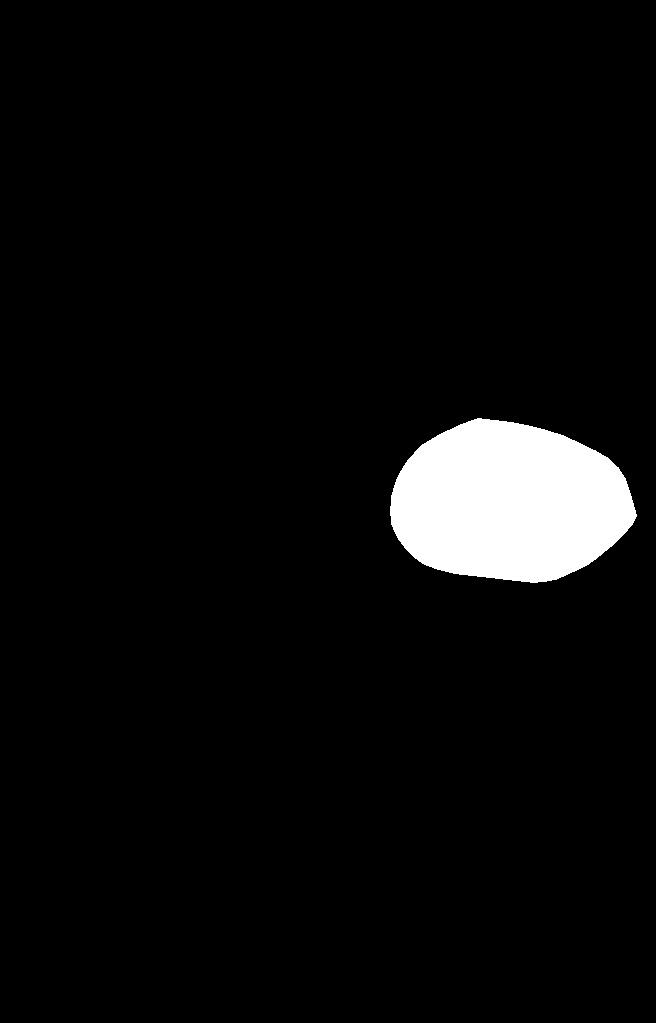
#> input picture nuclear_mask.tif, 656 x 1023 px
$ python cell_mask.py
#> lines starting #> are read from the running program, lines starting #| are printed output that depends on the picture; after the words box and inside, x2 and y2 are one past the last pixel; in counts of white or black regions, pixels touching at a corner belong together
import numpy as np
import matplotlib.pyplot as plt
from PIL import Image
from collections import OrderedDict
import cv2
import networkx as nx
import pickle

# Initialize an ordered dictionary to store edge information
edge_dict = OrderedDict()
keys = None
# Dictionary to map node IDs to their coordinates
node_to_coords = {}

# [21 lines left out: function find_boundary_points, not called in this run]

def weight_func(dist):
    return dist

def find_min_cost_path(start_angle, max_angle_jump=30, max_dist=20):
    print('finding path')
    angles = list(edge_dict.keys())
    n = len(angles)

    # Find the index of the specified start angle
    try:
        start_index = angles.index(start_angle)
    except ValueError:
        return []  # Start angle not found in the angle list

    # Construct the graph
    G = nx.DiGraph()
    print('constructing graph')
    for angle_idx, angle in enumerate(angles):
        print(f'node {angle}')
        for point_idx, (_, point) in enumerate(edge_dict[angle]):
            node_id = angle_idx * 100 + point_idx #if more than 100 potential boundary points on a ray, this must increase
            G.add_node(node_id)
            node_to_coords[node_id] = point

            # Create edges between points within the allowable distance and angle jump
            for next_angle_idx in range(angle_idx + 1, angle_idx + max_angle_jump):
                next_angle_idx %= n
                for next_point_idx, (_, next_point) in enumerate(edge_dict[angles[next_angle_idx]]):
                    distance = np.linalg.norm(np.array(point) - np.array(next_point))
                    if distance <= max_dist:
                        next_node_id = next_angle_idx * 100 + next_point_idx
                        G.add_edge(node_id, next_node_id, weight=weight_func(distance)) ##
    print('graph constructed')
    # Finding the shortest path from the starting node to the ending node
    # Assuming a wrap around from the last angle to the first angle
    start_node = start_index * 100  # Assuming start from the first point of the start angle
    end_index = (start_index - 1) % n
    end_nodes = [end_index * 100 + i for i in range(len(edge_dict[angles[end_index]]))]
    print('looking for paths')
    min_path_cost = float('inf')
    best_path = []
    for end_node in end_nodes:
        try:
            path_length = nx.dijkstra_path_length(G, start_node, end_node)
            if path_length < min_path_cost:
                min_path_cost = path_length
                best_path = nx.dijkstra_path(G, start_node, end_node)
        except nx.NetworkXNoPath:
            print('no path found')
            continue  # No path exists
    print('path found')

    # [21 lines of commented-out code are left out]
    return best_path

# [26 lines left out: functions find_edges_on_img, merge_ordered_dicts, not called in this run]

# Load mask images
mask_path = './nuclear_mask.tif'
mask2_path = './nuclear_mask2.tif'
mask_array = np.array(Image.open(mask_path), dtype=np.uint8)
#> mask_array is the input picture: shape (1023, 656); 4.6% white; 1 white region, box (x1, y1, x2, y2) and area: (390, 418, 637, 583) 30760
mask2_array = np.array(Image.open(mask2_path), dtype=np.uint8)
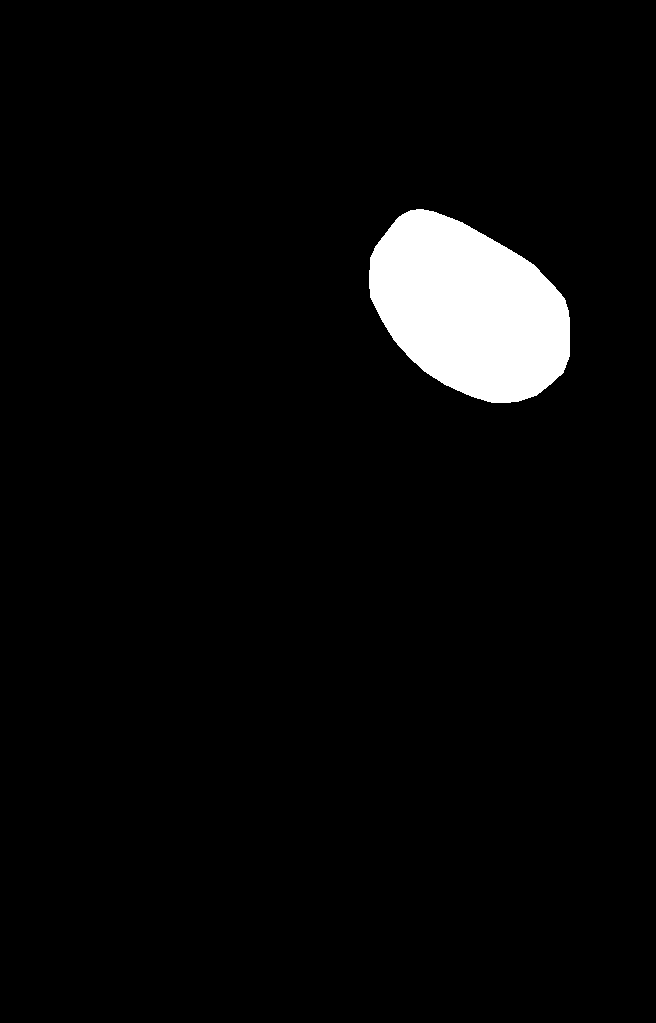
#> input picture nuclear_mask2.tif, 656 x 1023 px
#> mask2_array is the input picture: shape (1023, 656); 4.1% white; 1 white region, box (x1, y1, x2, y2) and area: (369, 209, 570, 403) 27489
center = (500, 500)
window_size = 8
distance = 170

# Combine masks using logical OR, convert to 32-bit signed integer
mask_array = np.logical_or(mask_array, mask2_array).astype(np.int32)
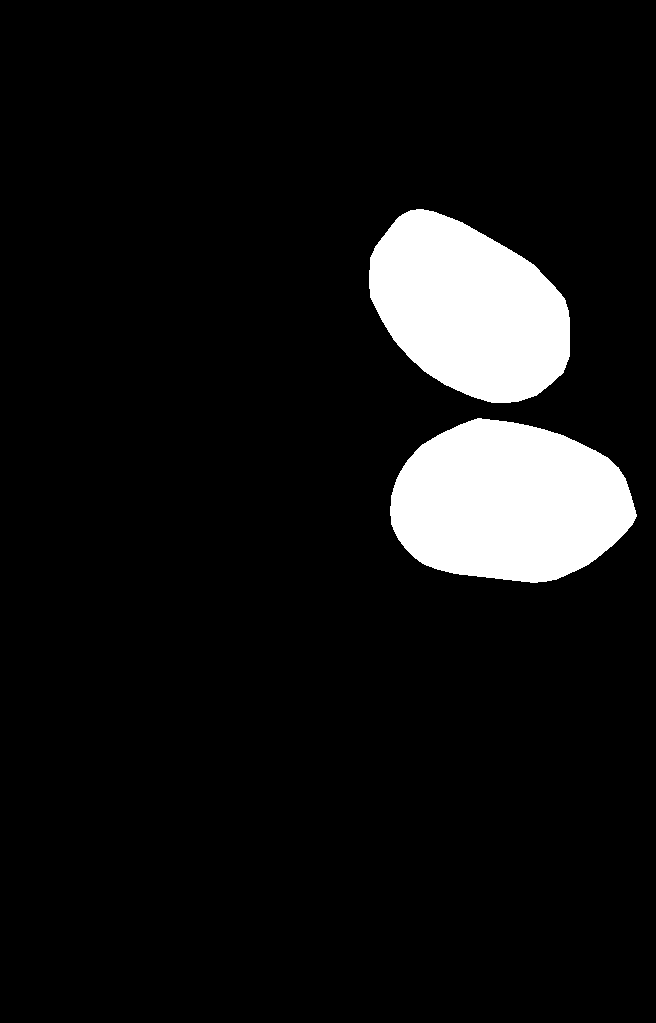
#> mask_array: shape (1023, 656) int32; values 0 (black) and 1 (white), 8.7% white; 2 white regions, box (x1, y1, x2, y2) and area: (390, 418, 637, 583) 30760, (369, 209, 570, 403) 27489

image_path = './test_img.tif'
image_array = np.array(Image.open(image_path))
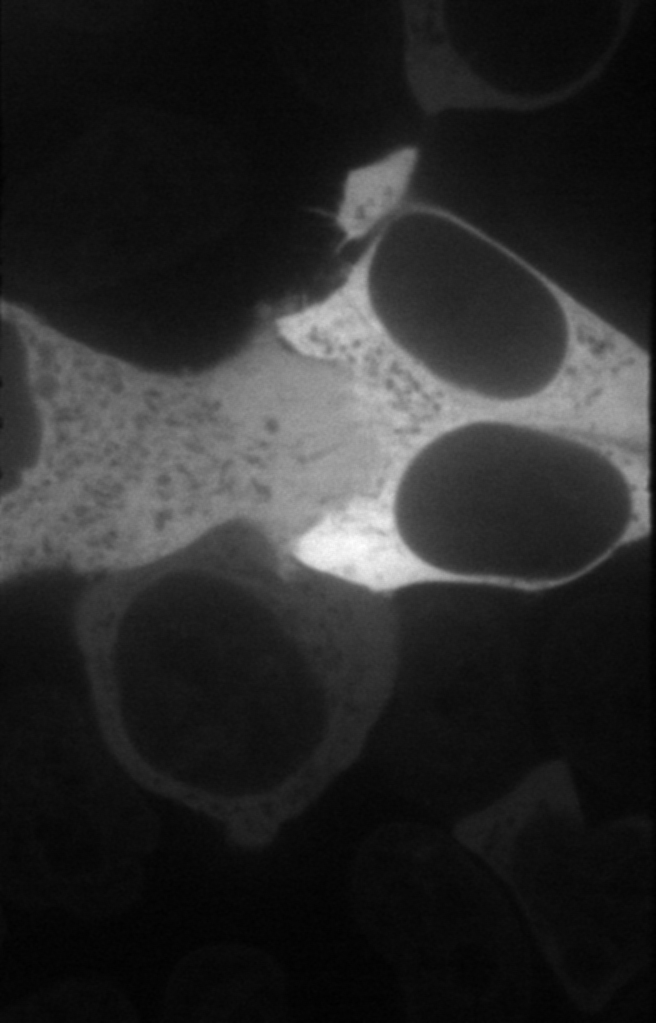
#> input picture test_img.tif, 656 x 1023 px
#> image_array is the input picture: shape (1023, 656) >u2; min 1560, max 26489, mean 5604.4


with open('edge_dict.pkl', 'rb') as file:
#> (reads edge_dict.pkl from the repository)
    edge_dict = pickle.load(file)

# edge_dict1 = find_edges_on_img(image_array,mask_array,center, 230)
# edge_dict2 = find_edges_on_img(image_array,mask_array, center, 170)
# edge_dict = merge_ordered_dicts(edge_dict1,edge_dict2)

keys = list(edge_dict.keys())
start_angle = 270.2502316960148
x_coords, y_coords = [], []
for key in keys:
    points = edge_dict[key]
    for idx, (y, x) in points:
        x_coords.append(x)
        y_coords.append(y)

# Find the minimal cost path
path = find_min_cost_path(start_angle, 100, 50)
#> (the run stopped early here; a loop or call above may not have finished)
